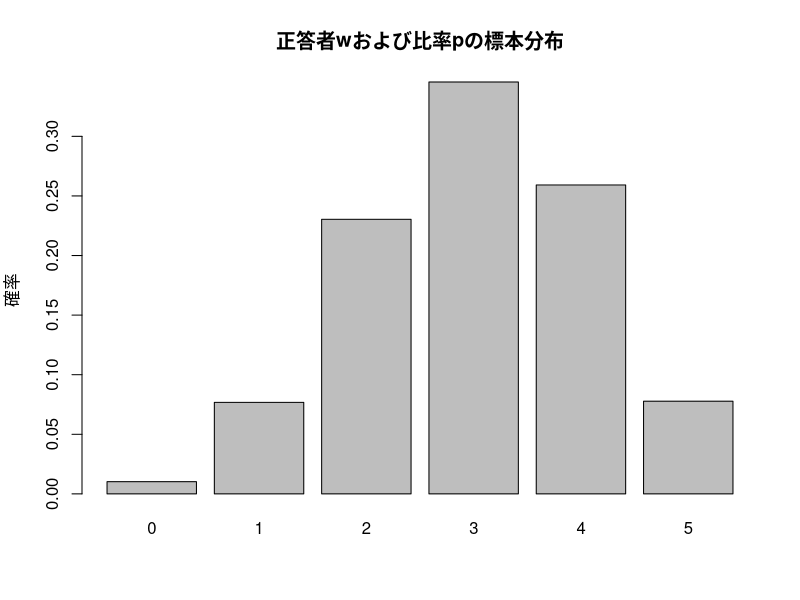
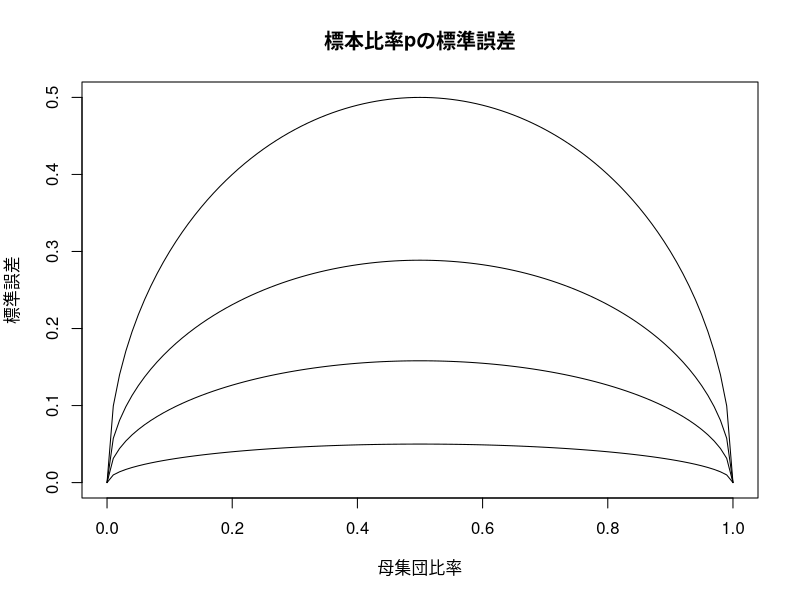

R code for these plots, in order: (Note: this script raises an error after producing the figures.)
## ---- chunk 1
N <- 5
PI <- 0.6
w <- 0
## ---- chunk 2
gamma(N + 1) / (gamma(w + 1) * gamma(N - w + 1)) * PI ^w * (1 - PI) ^(N - w)
## ---- chunk 3
0.4 ^ 5
## ---- chunk 4
w <- c(0, 1, 2, 3, 4, 5)
w
## ---- chunk 5
gamma(N + 1) / (gamma(w + 1) * gamma(N - w + 1)) * PI ^w * (1 - PI) ^(N - w)
## ---- chunk 6
x <- gamma(N + 1) / (gamma(w + 1) * gamma(N - w + 1)) * PI ^w * (1 - PI) ^(N - w)

barplot(x, ylab = "確率", main = "正答者wおよび比率pの標本分布",
	names.arg = c(0,1,2,3,4,5))
## ---- chunk 7
sum(x * w)
## ---- chunk 8
N * PI
## ---- chunk 9
(N * PI) / N
## ---- chunk 10
set.seed(1234)
bin_sample <- rbinom(1000, 5, 0.6)
head(bin_sample, n = 10)
## ---- chunk 11
bin_sample / 5
mean(bin_sample / 5)
## ---- chunk 12
sqrt(sum((w - N * PI)^2 * x))
## ---- chunk 13
sqrt(N * PI * (1 - PI))
## ---- chunk 14
sqrt(PI * (1 - PI) / N)
## ---- chunk 15
Standard.error <- function(N, PI){
  sqrt(PI * (1 - PI) / N)
}
## ---- chunk 16
Standard.error(5, 0.6)
## ---- chunk 17
PI <- seq(0,1,by = 0.01)
plot(Standard.error(1, PI) ~ PI, type = "l", xlab = "母集団比率", ylab = "標準誤差", main = "標本比率pの標準誤差")
lines(Standard.error(3, PI) ~ PI)
lines(Standard.error(10, PI) ~ PI)	
lines(Standard.error(100, PI) ~ PI)
## ---- chunk 18
(1 / (0.05)^2) * 0.5 * (1 - 0.5)
## ---- chunk 19
dat <- read.csv(file = "data/itsudatsu_data.csv")	
dat
## ---- chunk 20
itsu_M <- subset(dat, sex == 1 & diff >= 3)
itsu_M
## ---- chunk 21
itsu_F <- subset(dat, sex == 2 & diff >= 3)
itsu_F
## ---- chunk 22
itsu_M_p <- nrow(itsu_M) / 20
itsu_M_p
itsu_F_p <- nrow(itsu_F) / 20
itsu_F_p
## ---- chunk 23
sqrt(itsu_M_p * (1 - itsu_M_p) / 20)
## ---- chunk 24
sqrt(itsu_F_p * (1 - itsu_F_p) / 20)
## ---- chunk 25
Standard.error <- function(N, PI){
  sqrt(PI * (1 - PI) / N)
}
## ---- chunk 26
stand.norm <- function(z){
  (1 / sqrt(2 * pi)) * exp((-z ^2) / 2)
}
## ---- chunk 27
integrate(stand.norm, lower = 0, upper = 1.96)
## ---- chunk 28
knitr::include_graphics(path = "fig/zscore.png")
## ---- chunk 29
pnorm(1.96, mean = 0, sd = 1) - pnorm(0, mean = 0, sd = 1)
## ---- chunk 30
set.seed(1234)
std.norm.1 <- NA
for(i in 1:1000){
  std.norm.1[i] <- rnorm(1, mean = 0, sd = 1)
}
## ---- chunk 31
mean(std.norm.1)
sd(std.norm.1)
## ---- chunk 32
hist(std.norm.1, freq = FALSE, xlim = c(-4,4))
## ---- chunk 33
set.seed(1234)
std.norm.3 <- matrix(NA, ncol = 3, nrow = 1000)
for(i in 1:1000){
  std.norm.3[i, ] <- rnorm(3, mean = 0, sd = 1)
}
## ---- chunk 34
std.norm.3_mean <- rowMeans(std.norm.3)
## ---- chunk 35
mean(std.norm.3_mean)
sd(std.norm.3_mean)
## ---- chunk 36
hist(std.norm.3_mean, freq = FALSE, xlim = c(-4,4))
## ---- chunk 37
set.seed(1234)
std.norm.10 <- matrix(NA, ncol = 10, nrow = 1000)
for(i in 1:1000){
  std.norm.10[i, ] <- rnorm(10, mean = 0, sd = 1)
}
## ---- chunk 38
std.norm.10_mean <- rowMeans(std.norm.10)
## ---- chunk 39
mean(std.norm.10_mean)
sd(std.norm.10_mean)

sqrt(mean((std.norm.10_mean - mean(std.norm.10_mean))^2))
## ---- chunk 40
hist(std.norm.10_mean, freq = FALSE, xlim = c(-4,4))
## ---- chunk 41
pnorm(49, mean = 50, sd = 10 / sqrt(25)) + (1 - pnorm(51, mean = 50, sd = 10 / sqrt(25)))
## ---- chunk 42
(1 - pnorm(0.5, mean = 0, sd = 1)) *2
## ---- chunk 43
1 - pnorm(1.96)
pnorm(1.96, lower.tail = FALSE)
## ---- chunk 44
dat <- read.csv(file = "data/itsudatsu_data.csv")	
dat
## ---- chunk 45
diff_M <- dat$diff[dat$sex == 1]
diff_M
diff_F <- dat$diff[dat$sex == 2]
diff_F
## ---- chunk 46
sd(diff_M) / sqrt(20)
## ---- chunk 47
sd(diff_F) / sqrt(20)
## ---- chunk 48
ro <- seq(-1, 1,by = .01)
plot((1 - ro^2) / sqrt(20) ~ ro, type = "l", xlab = "母集団相関係数", ylab = "標準誤差", col = 1)
lines((1-ro^2) / sqrt(50) ~ ro, col = 2)	
lines((1-ro^2) / sqrt(100) ~ ro, col = 3)
lines((1-ro^2) / sqrt(200) ~ ro, col = 4)
lines((1-ro^2) / sqrt(300) ~ ro, col = 5)
legend("topright", legend = c("N = 20","N = 50","N = 100","N = 200","N = 300"), col = c("1","2","3","4","5"), lty = 1)
## ---- chunk 49
dat <- read.csv(file = "data/itsudatsu_data.csv")
itsu_M_6th <- dat$Grade_6th[dat$sex == 1]
itsu_M_8th <- dat$Grade_8th[dat$sex == 1]
cor(itsu_M_6th, itsu_M_8th)
## ---- chunk 50
(1 - cor(itsu_M_6th, itsu_M_8th)^2) / sqrt(20)
## ---- chunk 51
(1 / 2) * log((1 + 0.8) / (1 - 0.8))
## ---- chunk 52
fisher.z <- function(r){
		(1 / 2) * log((1 + r) / (1 - r))
  }
## ---- chunk 53
x <- seq(-1, 1, length = 50)
plot(fisher.z(x) ~ x, type = "l", xlab = "相関係数", ylab = "Z", main = "フィッシャーのZ変換")
## ---- chunk 54
set.seed(1234)
library(MASS)
random_r <- list()
random_cor <- NA
for(i in 1:1000){
  random_r[[i]] <- mvrnorm(100, mu = c(50, 50), Sigma = matrix(c(10*10, 10*10*0.6, 10*10*0.6, 10*10), ncol = 2))
  random_cor[i] <- cor(random_r[[i]][,1], random_r[[i]][,2])
}  
## ---- chunk 55
hist(random_cor, freq = FALSE, xlim = c(-1,1))
## ---- chunk 56
random_Z <- (1 / 2) * log((1 + random_cor) / (1 - random_cor))
## ---- chunk 57
hist(random_Z, freq = FALSE, xlim = c(-0.5,2))
## ---- chunk 58
mean(random_Z)
(1 / 2) * log((1 + 0.6) / (1 - 0.6))
## ---- chunk 59
sd(random_Z)
1 / (sqrt(100 - 3))
## ---- chunk 60
(1 / 2) * log((1 + 0.7) / (1 - 0.7))
## ---- chunk 61
1 - pnorm(1.706, mean = 0, sd = 1)
## ---- chunk 62
dat <- read.csv(file = "data/itsudatsu_data.csv")
reg_M <- dat[dat$sex == 1,]
## ---- chunk 63
reg <- summary(lm(itsu_M_8th ~ itsu_M_6th ,data = reg_M))	
reg
## ---- chunk 64
sd_G6 <- sqrt(mean((reg_M$Grade_6th -mean(reg_M$Grade_6th))^2))
sd_G8 <- sqrt(mean((reg_M$Grade_8th -mean(reg_M$Grade_8th))^2))
se_prime <- sd_G8 * sqrt(1 - cor(reg_M$Grade_6th, reg_M$Grade_8th) ^2) * sqrt(20 / (20 - 2))
se_prime / (sqrt(20) * sd_G6)
## ---- chunk 65
set.seed(1234)
library(MASS)
random_r <- list()
random_exe <- NA
for(i in 1:1000){
  random_r[[i]] <- mvrnorm(100, mu = c(50, 50), Sigma = matrix(c(10*10, 10*10*0.8, 10*10*0.8, 10*10), ncol = 2))
  random_exe[i] <- cor(random_r[[i]][,1], random_r[[i]][,2])
}  
